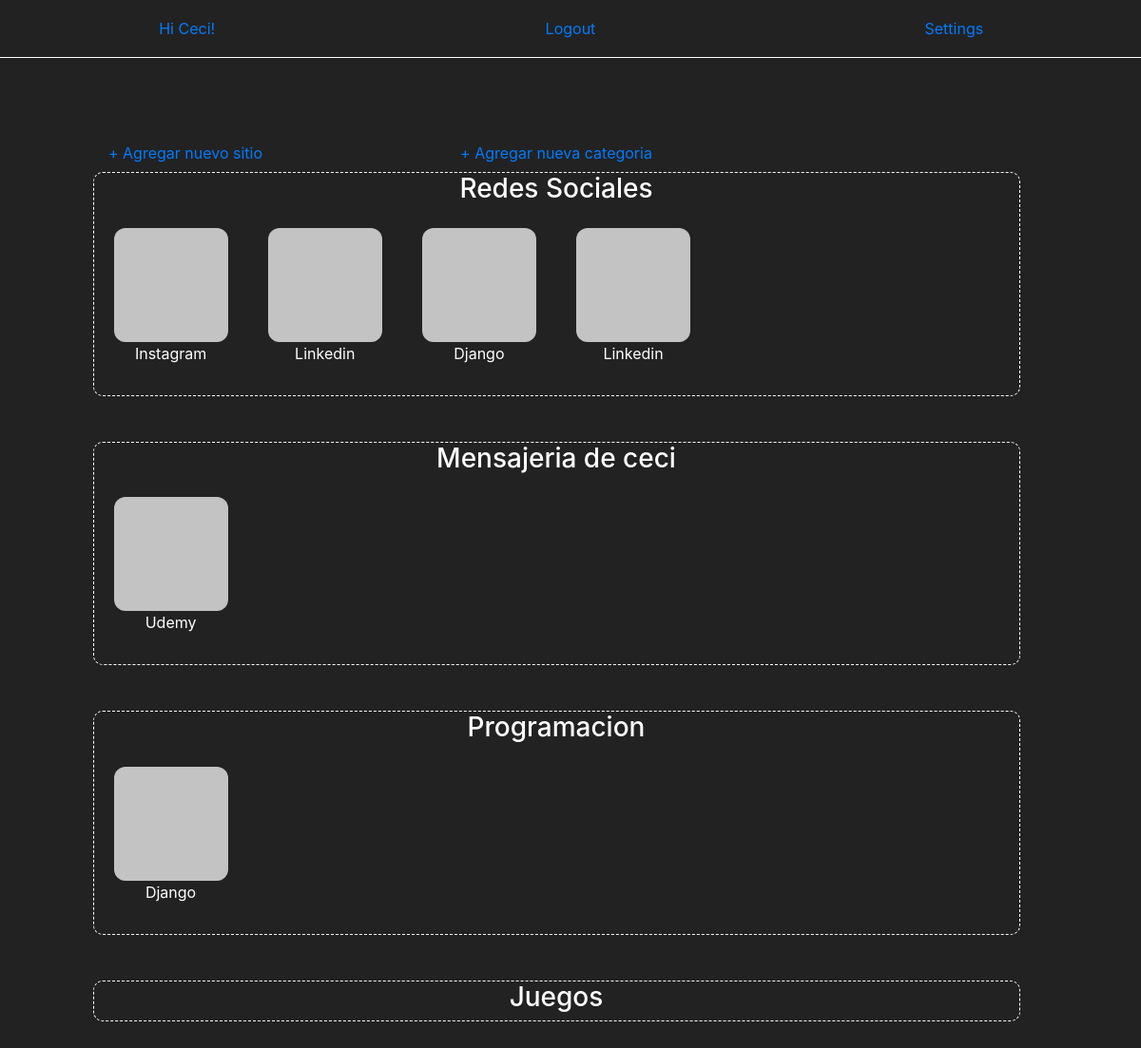
/ (signed in), run on the app's committed database.
### core/models.py (models this page shows, shortened)
class Category(models.Model):
    name = models.CharField(max_length=100, verbose_name= "Categoría")
    user = models.ForeignKey(Profile, on_delete=models.CASCADE, null=True, blank=True)
    class Meta:
        verbose_name= "Categoría"

class Link(models.Model):
    name = models.CharField( max_length=100, verbose_name= "Sitio")
    text = models.TextField(null=True, blank=True, verbose_name= "Descripción")
    link = models.URLField(verbose_name= "Url", default=None, max_length=500, null=True, blank=True)
    img= models.ImageField(verbose_name= "Imagen", upload_to="logo", null=True, blank=True)
    category = models.ForeignKey(Category, on_delete=models.CASCADE, null=True, blank=True)
    user = models.ForeignKey(Profile, on_delete=models.CASCADE, null=True, blank=True)
    class Meta:
        verbose_name= "Sitio"

### core/views.py (the view)
# urls.py: path('', views.links, name='home'),
def links(request):
    links= Link.objects.all()
    return render(request, "core/link_list.html", {'links':links})

### registration/processors.py (called while the page is built)
def profile(request):
    profiles= Profile.objects.all()
    categories= Category.objects.all()
    return {'profiles': profiles, 'categories': categories}

### core/templates/core/link_list.html (shortened to what this page needs)
{% extends 'core/base.html' %}
{% block content %}
{% if request.user.is_authenticated %}
<div class="row text-center col-12">
  <a class="nav-link col-4" href="/create">+ Agregar nuevo sitio</a>
  <a class="nav-link col-4" href="/create_category">+ Agregar nueva categoria</a>
  <div class="container col-10">
    {% for cat in categories %}
      {% if cat.user == request.user.profile %}
        <div class="row cat mb-5">
          <h3 class="container col-12 float-left ml-0">
            {{cat.name}}
          </h3>
          {% for lk in links %}
            {% if lk.category == cat %}
              <div class="float-left col-2 p-3">
                <a href="{{lk.link}}">
                {% if lk.img %}
                  <img src="{{lk.img.url}}" alt="">
                {% else %}
                  <img src="core/static/core/none.jpg" alt="">
                {% endif %}
                </a>
                <p>
                  {{lk.name}}
                </p>
              </div>
            {% endif %}
          {% endfor %}
        </div>
      {% endif %}
    {% endfor %}
  </div>
</div>
{% else %}
<div class="row text-center col-12">
  Hi! welcome to the board collection
</div>
{% endif %}
{% endblock %}

### core/templates/core/base.html (shortened to what this page needs)
<!DOCTYPE html>
<html lang="en" dir="ltr">
  <head>
    <link rel="stylesheet" href="https://maxcdn.bootstrapcdn.com/bootstrap/4.0.0/css/bootstrap.min.css">
    {% load static %}
    <link href="{% static 'css/master.css' %}" rel="stylesheet">
  </head>
  <body id="demo">
    <nav>
      <div class="row text-center">
        {% if request.user.is_authenticated %}
          {% if request.user.is_superuser %}
            <a class="nav-link col-4" href="/admin">Admin {{request.user}}</a>
          {% else %}
            <a class="nav-link col-4" href="/">Hi {{request.user}}!</a>
          {% endif %}
          <a class="nav-link col-4" href="/accounts/logout">Logout</a>
          <a class="nav-link col-4" href="/accounts/profile">Settings</a>
        {% else %}
          <a class="nav-link col-4" href="/">Home</a>
          <a class="nav-link col-4" href="/accounts/signup">Registrar</a>
          <a class="nav-link col-4" href="/accounts/login">Iniciar sesion</a>
        {% endif %}
      </div>
    </nav>
    {% block content %}{% endblock %}
  </body>
</html>

### core/static/css/master.css (style rules this page uses)
nav { border-bottom: 1px solid; margin-bottom: 10vh; padding: 10px; }
img { width: 10vw; height: 10vw; border-radius: 10%; }
img { transition: transform 0.2s linear 0.1s; }
.cat { border-width: 0.1px; border-color: white; border-radius: 10px; border-style: dashed; }
.cat { transition: background-color 0.6s linear 0s; }

### data on the page
Category: name "Redes Sociales"
Link: name "Instagram"
Link: name "Linkedin"
Link: name "Django"
Link: name "Linkedin"
Category: name "Mensajeria de ceci"
Link: name "Udemy"
Category: name "Programacion"
Link: name "Django"
Category: name "Juegos"

### other printed values
{{ request.user }} "Ceci"
